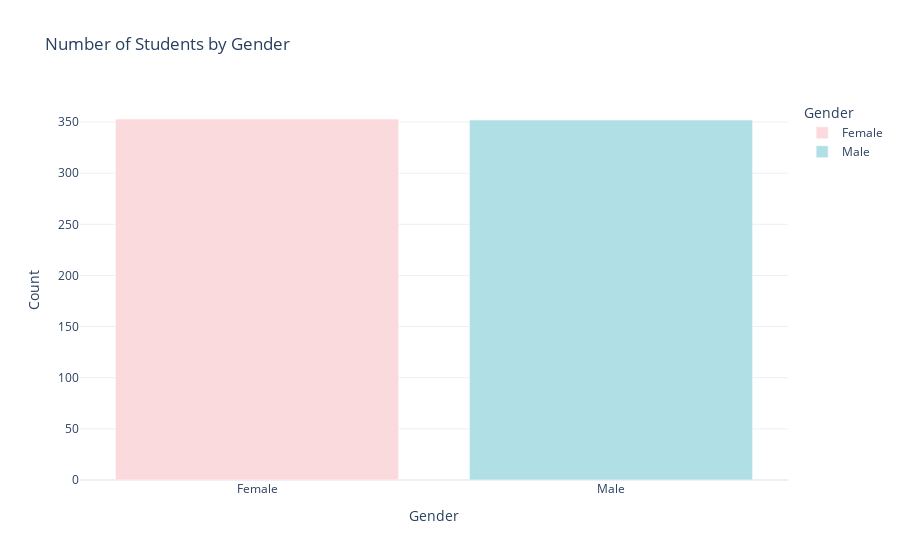

The notebook cell saved with this chart:
### Code cell
# bar chart (not shown in final dashboard)
gender_counts = data['Gender'].value_counts().reset_index()
gender_counts.columns = ['Gender', 'Count']  # rename for clarity

fig = px.bar(gender_counts, x='Gender', y='Count',
             title='Number of Students by Gender',
             color='Gender',
             color_discrete_map={
        "Female": "#FADADD",  # Light pastel pink
        "Male": "#B0E0E6"     # Light pastel blue
    },
    template='plotly_white'
) # optional: color by gender

fig.show()

### Figure 1 — Plotly figure (JSON) as saved in the notebook; plotly's stock layout.template omitted (floating-point values rounded to 4 significant figures)
{"data": [{"hovertemplate": "Gender=%{x}<br>Count=%{y}<extra></extra>", "legendgroup": "Female", "marker": {"color": "#FADADD", "pattern": {"shape": ""}}, "name": "Female", "orientation": "v", "showlegend": true, "textposition": "auto", "type": "bar", "x": ["Female"], "xaxis": "x", "y": [353], "yaxis": "y"}, {"hovertemplate": "Gender=%{x}<br>Count=%{y}<extra></extra>", "legendgroup": "Male", "marker": {"color": "#B0E0E6", "pattern": {"shape": ""}}, "name": "Male", "orientation": "v", "showlegend": true, "textposition": "auto", "type": "bar", "x": ["Male"], "xaxis": "x", "y": [352], "yaxis": "y"}], "layout": {"barmode": "relative", "legend": {"title": {"text": "Gender"}, "tracegroupgap": 0}, "title": {"text": "Number of Students by Gender"}, "xaxis": {"anchor": "y", "categoryarray": ["Female", "Male"], "categoryorder": "array", "domain": [0, 1], "title": {"text": "Gender"}}, "yaxis": {"anchor": "x", "domain": [0, 1], "title": {"text": "Count"}}}}
